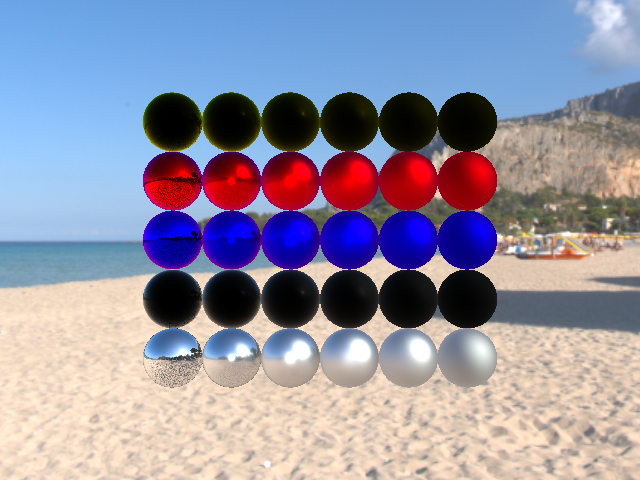

The script that drew this image:
#!/usr/bin/env python

# Render five rows of PBR metallic spheres with different edge tint colors
# and increasing roughness.  Row 0: white / black tint, row 1: black /
# white tint, row 2: blue / red tint, row 3: red / blue tint, row 4:
# black / yellow tint.

import os
from pathlib import Path

# Factory overrides: importing these modules registers the OpenGL rendering
# and interaction style implementations for vtkRenderingCore factory classes.
import vtkmodules.vtkInteractionStyle  # noqa: F401
import vtkmodules.vtkRenderingOpenGL2  # noqa: F401

# VTK pipeline classes used in this example
from vtkmodules.vtkFiltersSources import vtkSphereSource
from vtkmodules.vtkIOImage import vtkHDRReader
from vtkmodules.vtkRenderingCore import (
    vtkActor,
    vtkPolyDataMapper,
    vtkRenderWindow,
    vtkRenderWindowInteractor,
    vtkSkybox,
    vtkTexture,
)
from vtkmodules.vtkRenderingOpenGL2 import vtkOpenGLRenderer

# Colors (normalized RGB)
white = (1.0, 1.0, 1.0)
black = (0.0, 0.0, 0.0)
red = (1.0, 0.0, 0.0)
blue = (0.0, 0.0, 1.0)
yellow = (1.0, 1.0, 0.0)

# Data directory
data_dir = Path(os.environ.get("VPE_DATA_DIR", Path(__file__).parent))

# Environment texture: load equirectangular HDR for image-based lighting
hdr_reader = vtkHDRReader()
hdr_reader.SetFileName(str(data_dir / "Skyboxes" / "spiaggia_di_mondello_4k.hdr"))

env_texture = vtkTexture()
env_texture.SetColorModeToDirectScalars()
env_texture.SetInputConnection(hdr_reader.GetOutputPort())
env_texture.MipmapOn()
env_texture.InterpolateOn()

# Skybox: spherical projection of the HDR environment
skybox = vtkSkybox()
skybox.SetFloorRight(0, 0, 1)
skybox.SetProjection(vtkSkybox.Sphere)
skybox.SetTexture(env_texture)
skybox.GammaCorrectOn()

# Source: high-resolution sphere
sphere = vtkSphereSource()
sphere.SetThetaResolution(75)
sphere.SetPhiResolution(75)

# Mapper: shared mapper for all spheres
mapper = vtkPolyDataMapper()
mapper.SetInputConnection(sphere.GetOutputPort())

# Row 0: white surface, black edge tint, roughness 0.0 to 1.0
actor_r0_0 = vtkActor()
actor_r0_0.SetPosition(0, 0.0, 0.0)
actor_r0_0.SetMapper(mapper)
actor_r0_0.GetProperty().SetInterpolationToPBR()
actor_r0_0.GetProperty().SetColor(white)
actor_r0_0.GetProperty().SetMetallic(1.0)
actor_r0_0.GetProperty().SetEdgeTint(black)
actor_r0_0.GetProperty().SetRoughness(0.0)

actor_r0_1 = vtkActor()
actor_r0_1.SetPosition(1, 0.0, 0.0)
actor_r0_1.SetMapper(mapper)
actor_r0_1.GetProperty().SetInterpolationToPBR()
actor_r0_1.GetProperty().SetColor(white)
actor_r0_1.GetProperty().SetMetallic(1.0)
actor_r0_1.GetProperty().SetEdgeTint(black)
actor_r0_1.GetProperty().SetRoughness(0.2)

actor_r0_2 = vtkActor()
actor_r0_2.SetPosition(2, 0.0, 0.0)
actor_r0_2.SetMapper(mapper)
actor_r0_2.GetProperty().SetInterpolationToPBR()
actor_r0_2.GetProperty().SetColor(white)
actor_r0_2.GetProperty().SetMetallic(1.0)
actor_r0_2.GetProperty().SetEdgeTint(black)
actor_r0_2.GetProperty().SetRoughness(0.4)

actor_r0_3 = vtkActor()
actor_r0_3.SetPosition(3, 0.0, 0.0)
actor_r0_3.SetMapper(mapper)
actor_r0_3.GetProperty().SetInterpolationToPBR()
actor_r0_3.GetProperty().SetColor(white)
actor_r0_3.GetProperty().SetMetallic(1.0)
actor_r0_3.GetProperty().SetEdgeTint(black)
actor_r0_3.GetProperty().SetRoughness(0.6)

actor_r0_4 = vtkActor()
actor_r0_4.SetPosition(4, 0.0, 0.0)
actor_r0_4.SetMapper(mapper)
actor_r0_4.GetProperty().SetInterpolationToPBR()
actor_r0_4.GetProperty().SetColor(white)
actor_r0_4.GetProperty().SetMetallic(1.0)
actor_r0_4.GetProperty().SetEdgeTint(black)
actor_r0_4.GetProperty().SetRoughness(0.8)

actor_r0_5 = vtkActor()
actor_r0_5.SetPosition(5, 0.0, 0.0)
actor_r0_5.SetMapper(mapper)
actor_r0_5.GetProperty().SetInterpolationToPBR()
actor_r0_5.GetProperty().SetColor(white)
actor_r0_5.GetProperty().SetMetallic(1.0)
actor_r0_5.GetProperty().SetEdgeTint(black)
actor_r0_5.GetProperty().SetRoughness(1.0)

# Row 1: black surface, white edge tint, roughness 0.0 to 1.0
actor_r1_0 = vtkActor()
actor_r1_0.SetPosition(0, 1.0, 0.0)
actor_r1_0.SetMapper(mapper)
actor_r1_0.GetProperty().SetInterpolationToPBR()
actor_r1_0.GetProperty().SetColor(black)
actor_r1_0.GetProperty().SetMetallic(1.0)
actor_r1_0.GetProperty().SetEdgeTint(white)
actor_r1_0.GetProperty().SetRoughness(0.0)

actor_r1_1 = vtkActor()
actor_r1_1.SetPosition(1, 1.0, 0.0)
actor_r1_1.SetMapper(mapper)
actor_r1_1.GetProperty().SetInterpolationToPBR()
actor_r1_1.GetProperty().SetColor(black)
actor_r1_1.GetProperty().SetMetallic(1.0)
actor_r1_1.GetProperty().SetEdgeTint(white)
actor_r1_1.GetProperty().SetRoughness(0.2)

actor_r1_2 = vtkActor()
actor_r1_2.SetPosition(2, 1.0, 0.0)
actor_r1_2.SetMapper(mapper)
actor_r1_2.GetProperty().SetInterpolationToPBR()
actor_r1_2.GetProperty().SetColor(black)
actor_r1_2.GetProperty().SetMetallic(1.0)
actor_r1_2.GetProperty().SetEdgeTint(white)
actor_r1_2.GetProperty().SetRoughness(0.4)

actor_r1_3 = vtkActor()
actor_r1_3.SetPosition(3, 1.0, 0.0)
actor_r1_3.SetMapper(mapper)
actor_r1_3.GetProperty().SetInterpolationToPBR()
actor_r1_3.GetProperty().SetColor(black)
actor_r1_3.GetProperty().SetMetallic(1.0)
actor_r1_3.GetProperty().SetEdgeTint(white)
actor_r1_3.GetProperty().SetRoughness(0.6)

actor_r1_4 = vtkActor()
actor_r1_4.SetPosition(4, 1.0, 0.0)
actor_r1_4.SetMapper(mapper)
actor_r1_4.GetProperty().SetInterpolationToPBR()
actor_r1_4.GetProperty().SetColor(black)
actor_r1_4.GetProperty().SetMetallic(1.0)
actor_r1_4.GetProperty().SetEdgeTint(white)
actor_r1_4.GetProperty().SetRoughness(0.8)

actor_r1_5 = vtkActor()
actor_r1_5.SetPosition(5, 1.0, 0.0)
actor_r1_5.SetMapper(mapper)
actor_r1_5.GetProperty().SetInterpolationToPBR()
actor_r1_5.GetProperty().SetColor(black)
actor_r1_5.GetProperty().SetMetallic(1.0)
actor_r1_5.GetProperty().SetEdgeTint(white)
actor_r1_5.GetProperty().SetRoughness(1.0)

# Row 2: blue surface, red edge tint, roughness 0.0 to 1.0
actor_r2_0 = vtkActor()
actor_r2_0.SetPosition(0, 2.0, 0.0)
actor_r2_0.SetMapper(mapper)
actor_r2_0.GetProperty().SetInterpolationToPBR()
actor_r2_0.GetProperty().SetColor(blue)
actor_r2_0.GetProperty().SetMetallic(1.0)
actor_r2_0.GetProperty().SetEdgeTint(red)
actor_r2_0.GetProperty().SetRoughness(0.0)

actor_r2_1 = vtkActor()
actor_r2_1.SetPosition(1, 2.0, 0.0)
actor_r2_1.SetMapper(mapper)
actor_r2_1.GetProperty().SetInterpolationToPBR()
actor_r2_1.GetProperty().SetColor(blue)
actor_r2_1.GetProperty().SetMetallic(1.0)
actor_r2_1.GetProperty().SetEdgeTint(red)
actor_r2_1.GetProperty().SetRoughness(0.2)

actor_r2_2 = vtkActor()
actor_r2_2.SetPosition(2, 2.0, 0.0)
actor_r2_2.SetMapper(mapper)
actor_r2_2.GetProperty().SetInterpolationToPBR()
actor_r2_2.GetProperty().SetColor(blue)
actor_r2_2.GetProperty().SetMetallic(1.0)
actor_r2_2.GetProperty().SetEdgeTint(red)
actor_r2_2.GetProperty().SetRoughness(0.4)

actor_r2_3 = vtkActor()
actor_r2_3.SetPosition(3, 2.0, 0.0)
actor_r2_3.SetMapper(mapper)
actor_r2_3.GetProperty().SetInterpolationToPBR()
actor_r2_3.GetProperty().SetColor(blue)
actor_r2_3.GetProperty().SetMetallic(1.0)
actor_r2_3.GetProperty().SetEdgeTint(red)
actor_r2_3.GetProperty().SetRoughness(0.6)

actor_r2_4 = vtkActor()
actor_r2_4.SetPosition(4, 2.0, 0.0)
actor_r2_4.SetMapper(mapper)
actor_r2_4.GetProperty().SetInterpolationToPBR()
actor_r2_4.GetProperty().SetColor(blue)
actor_r2_4.GetProperty().SetMetallic(1.0)
actor_r2_4.GetProperty().SetEdgeTint(red)
actor_r2_4.GetProperty().SetRoughness(0.8)

actor_r2_5 = vtkActor()
actor_r2_5.SetPosition(5, 2.0, 0.0)
actor_r2_5.SetMapper(mapper)
actor_r2_5.GetProperty().SetInterpolationToPBR()
actor_r2_5.GetProperty().SetColor(blue)
actor_r2_5.GetProperty().SetMetallic(1.0)
actor_r2_5.GetProperty().SetEdgeTint(red)
actor_r2_5.GetProperty().SetRoughness(1.0)

# Row 3: red surface, blue edge tint, roughness 0.0 to 1.0
actor_r3_0 = vtkActor()
actor_r3_0.SetPosition(0, 3.0, 0.0)
actor_r3_0.SetMapper(mapper)
actor_r3_0.GetProperty().SetInterpolationToPBR()
actor_r3_0.GetProperty().SetColor(red)
actor_r3_0.GetProperty().SetMetallic(1.0)
actor_r3_0.GetProperty().SetEdgeTint(blue)
actor_r3_0.GetProperty().SetRoughness(0.0)

actor_r3_1 = vtkActor()
actor_r3_1.SetPosition(1, 3.0, 0.0)
actor_r3_1.SetMapper(mapper)
actor_r3_1.GetProperty().SetInterpolationToPBR()
actor_r3_1.GetProperty().SetColor(red)
actor_r3_1.GetProperty().SetMetallic(1.0)
actor_r3_1.GetProperty().SetEdgeTint(blue)
actor_r3_1.GetProperty().SetRoughness(0.2)

actor_r3_2 = vtkActor()
actor_r3_2.SetPosition(2, 3.0, 0.0)
actor_r3_2.SetMapper(mapper)
actor_r3_2.GetProperty().SetInterpolationToPBR()
actor_r3_2.GetProperty().SetColor(red)
actor_r3_2.GetProperty().SetMetallic(1.0)
actor_r3_2.GetProperty().SetEdgeTint(blue)
actor_r3_2.GetProperty().SetRoughness(0.4)

actor_r3_3 = vtkActor()
actor_r3_3.SetPosition(3, 3.0, 0.0)
actor_r3_3.SetMapper(mapper)
actor_r3_3.GetProperty().SetInterpolationToPBR()
actor_r3_3.GetProperty().SetColor(red)
actor_r3_3.GetProperty().SetMetallic(1.0)
actor_r3_3.GetProperty().SetEdgeTint(blue)
actor_r3_3.GetProperty().SetRoughness(0.6)

actor_r3_4 = vtkActor()
actor_r3_4.SetPosition(4, 3.0, 0.0)
actor_r3_4.SetMapper(mapper)
actor_r3_4.GetProperty().SetInterpolationToPBR()
actor_r3_4.GetProperty().SetColor(red)
actor_r3_4.GetProperty().SetMetallic(1.0)
actor_r3_4.GetProperty().SetEdgeTint(blue)
actor_r3_4.GetProperty().SetRoughness(0.8)

actor_r3_5 = vtkActor()
actor_r3_5.SetPosition(5, 3.0, 0.0)
actor_r3_5.SetMapper(mapper)
actor_r3_5.GetProperty().SetInterpolationToPBR()
actor_r3_5.GetProperty().SetColor(red)
actor_r3_5.GetProperty().SetMetallic(1.0)
actor_r3_5.GetProperty().SetEdgeTint(blue)
actor_r3_5.GetProperty().SetRoughness(1.0)

# Row 4: black surface, yellow edge tint, roughness 0.0 to 1.0
actor_r4_0 = vtkActor()
actor_r4_0.SetPosition(0, 4.0, 0.0)
actor_r4_0.SetMapper(mapper)
actor_r4_0.GetProperty().SetInterpolationToPBR()
actor_r4_0.GetProperty().SetColor(black)
actor_r4_0.GetProperty().SetMetallic(1.0)
actor_r4_0.GetProperty().SetEdgeTint(yellow)
actor_r4_0.GetProperty().SetRoughness(0.0)

actor_r4_1 = vtkActor()
actor_r4_1.SetPosition(1, 4.0, 0.0)
actor_r4_1.SetMapper(mapper)
actor_r4_1.GetProperty().SetInterpolationToPBR()
actor_r4_1.GetProperty().SetColor(black)
actor_r4_1.GetProperty().SetMetallic(1.0)
actor_r4_1.GetProperty().SetEdgeTint(yellow)
actor_r4_1.GetProperty().SetRoughness(0.2)

actor_r4_2 = vtkActor()
actor_r4_2.SetPosition(2, 4.0, 0.0)
actor_r4_2.SetMapper(mapper)
actor_r4_2.GetProperty().SetInterpolationToPBR()
actor_r4_2.GetProperty().SetColor(black)
actor_r4_2.GetProperty().SetMetallic(1.0)
actor_r4_2.GetProperty().SetEdgeTint(yellow)
actor_r4_2.GetProperty().SetRoughness(0.4)

actor_r4_3 = vtkActor()
actor_r4_3.SetPosition(3, 4.0, 0.0)
actor_r4_3.SetMapper(mapper)
actor_r4_3.GetProperty().SetInterpolationToPBR()
actor_r4_3.GetProperty().SetColor(black)
actor_r4_3.GetProperty().SetMetallic(1.0)
actor_r4_3.GetProperty().SetEdgeTint(yellow)
actor_r4_3.GetProperty().SetRoughness(0.6)

actor_r4_4 = vtkActor()
actor_r4_4.SetPosition(4, 4.0, 0.0)
actor_r4_4.SetMapper(mapper)
actor_r4_4.GetProperty().SetInterpolationToPBR()
actor_r4_4.GetProperty().SetColor(black)
actor_r4_4.GetProperty().SetMetallic(1.0)
actor_r4_4.GetProperty().SetEdgeTint(yellow)
actor_r4_4.GetProperty().SetRoughness(0.8)

actor_r4_5 = vtkActor()
actor_r4_5.SetPosition(5, 4.0, 0.0)
actor_r4_5.SetMapper(mapper)
actor_r4_5.GetProperty().SetInterpolationToPBR()
actor_r4_5.GetProperty().SetColor(black)
actor_r4_5.GetProperty().SetMetallic(1.0)
actor_r4_5.GetProperty().SetEdgeTint(yellow)
actor_r4_5.GetProperty().SetRoughness(1.0)

# Renderer: OpenGL renderer with image-based lighting
renderer = vtkOpenGLRenderer()
renderer.SetBackground(black)
renderer.UseImageBasedLightingOn()
renderer.UseSphericalHarmonicsOn()
renderer.SetEnvironmentTexture(env_texture, False)
renderer.GetEnvMapIrradiance().SetIrradianceStep(0.3)
renderer.AddActor(skybox)
renderer.AddActor(actor_r0_0)
renderer.AddActor(actor_r0_1)
renderer.AddActor(actor_r0_2)
renderer.AddActor(actor_r0_3)
renderer.AddActor(actor_r0_4)
renderer.AddActor(actor_r0_5)
renderer.AddActor(actor_r1_0)
renderer.AddActor(actor_r1_1)
renderer.AddActor(actor_r1_2)
renderer.AddActor(actor_r1_3)
renderer.AddActor(actor_r1_4)
renderer.AddActor(actor_r1_5)
renderer.AddActor(actor_r2_0)
renderer.AddActor(actor_r2_1)
renderer.AddActor(actor_r2_2)
renderer.AddActor(actor_r2_3)
renderer.AddActor(actor_r2_4)
renderer.AddActor(actor_r2_5)
renderer.AddActor(actor_r3_0)
renderer.AddActor(actor_r3_1)
renderer.AddActor(actor_r3_2)
renderer.AddActor(actor_r3_3)
renderer.AddActor(actor_r3_4)
renderer.AddActor(actor_r3_5)
renderer.AddActor(actor_r4_0)
renderer.AddActor(actor_r4_1)
renderer.AddActor(actor_r4_2)
renderer.AddActor(actor_r4_3)
renderer.AddActor(actor_r4_4)
renderer.AddActor(actor_r4_5)

# Window: display the rendered scene
render_window = vtkRenderWindow()
render_window.AddRenderer(renderer)
render_window.SetWindowName("pbr edge tint")
render_window.SetMultiSamples(0)
render_window.SetSize(640, 480)

# Interactor: handle mouse and keyboard events
interactor = vtkRenderWindowInteractor()
interactor.SetRenderWindow(render_window)

# Launch the interactive visualization
render_window.Render()
interactor.Start()
